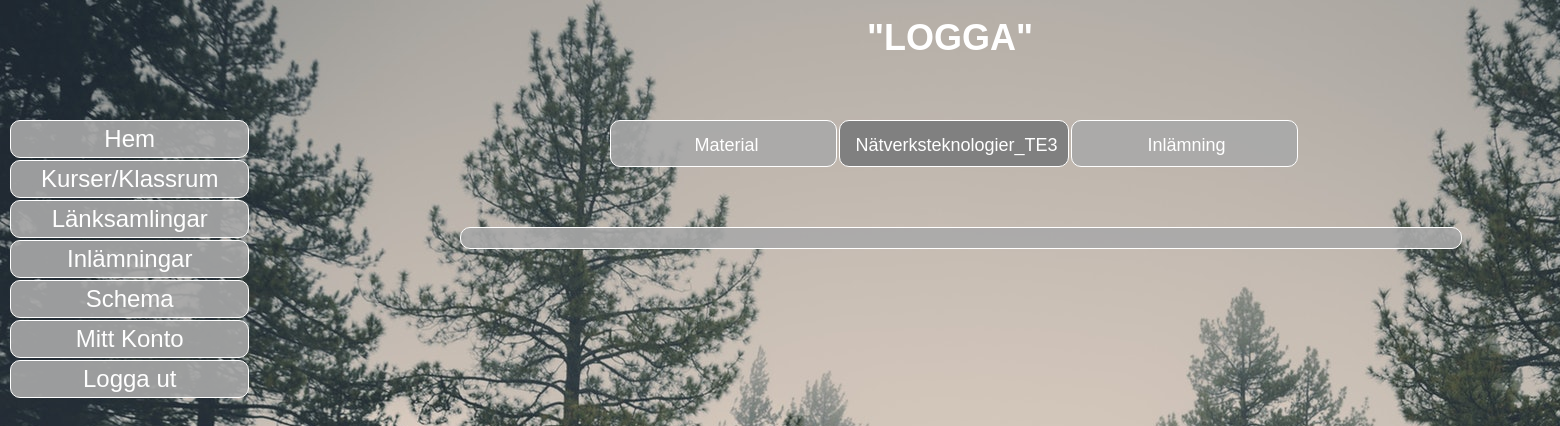
/betakurs.php?course=Nätverksteknologier_TE3 (signed in), run on an earlier commit of the app's database.
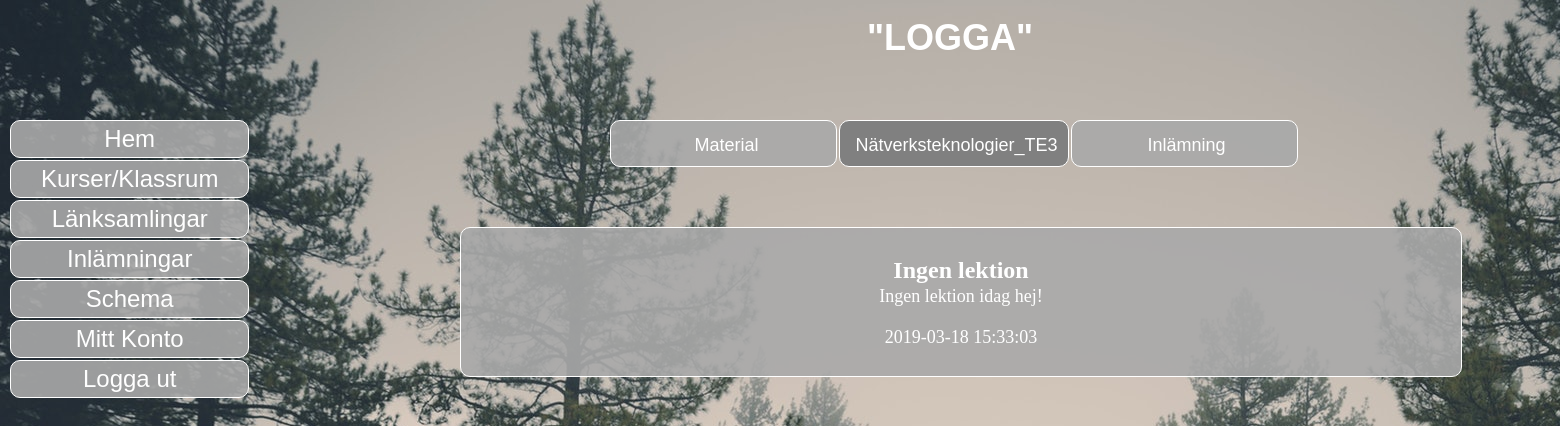
And on a later commit of the database.
### tables this page shows
CREATE TABLE `news` (
  `NewsID` int(50) NOT NULL,
  `headline` varchar(30) NOT NULL,
  `news` text NOT NULL,
  `course` varchar(100) NOT NULL,
  `datetime` datetime NOT NULL
);

### betakurs.php (the view, shortened to what this page needs)
<?php
require("db.php");
if(isset($_SESSION['currentuser']))
{
	$course = $_GET['course'];
	try
	{
		$sql = "SELECT Type FROM users where Username = :currentuser";
		$stmt = $dbh->prepare($sql);
		$stmt->bindParam(":currentuser", $_SESSION['currentuser']);
		$stmt->execute();
		$result = $stmt->fetchAll();
	}
	catch(Exception $e)
	{
		echo $e->getMessage();
	}
	foreach($result as $row)
	{
		$usertype = $row->Type;
	}
?>
<!DOCTYPE HTML>
<html>
<head>
<link rel="stylesheet" href="styler.css" type="text/css">
</head>
<body>
	<div id="wrapper">
    	<header>
        	<h1 id="headerlogoh1">"LOGGA"</h1>
        </header>
        <nav>
        	<div id="dropdown">
                    <div id="myDropdown" class="dropdown-content">
                        <a href="start.php">Hem</a>
                        <a href="kurser_overview_KLAR.php">Kurser/Klassrum</a>
                        <a href="lanksamling.php">Länksamlingar</a>
                        <?php
						if($usertype == "student")
						{
							?>
                            <a href="inlamning.php">Inlämningar</a>
							<?php
						}
						?>
                        <a href="http://www.novasoftware.se/webviewer/(S(kfzct0fzd3s4iy55e3xyz345))/design1.aspx?schoolid=53520">Schema</a>
                        <a href="mittkonto.php">Mitt Konto</a>
                        <a href="logout.php">Logga ut</a>
                    </div>
             </div>
        </nav>
        <section>
        	<div id="navincourse">
            	<div id="centerincourse">
                    <a id="navincourselink" href=<?php echo "material.php?course=" . $course ?>>Material</a>
                    <a class="navincourseon" href=<?php echo "betakurs.php?course=" . $course ?>><?php echo $course ?></a>
                    <a id="navincourselink" href=<?php echo "inlamningikurs.php?course=" . $course ?>>Inlämning</a>
            	</div>
            </div>
            <div id="news">
                <?php
				try
				{
					$sql = "SELECT * FROM news WHERE course = :course ORDER BY datetime DESC";
					$stmt = $dbh->prepare($sql);
					$stmt->bindParam(":course", $course);
					$stmt->execute();
					$result = $stmt->fetchAll();
				}
				catch(Exception $e)
				{
					echo $e->getMessage();
				}
				foreach($result as $row)
				{
					?>
                    <h1 id="newsh1"><?php echo $row->headline; ?></h1>
                    <p id="newsp"><?php echo $row->news; ?><br><br></p>
               	 	<p id="date"> <?php echo $row->datetime; ?></p>
					<?php
				}
				?>
            </div>
        </section>
	</div>
</body>
</html>
<?php
}
else
{
	header("Location: login.php");
}

What changed in the data, as far as the page shows it:
added news: headline "Ingen lektion", news "Ingen lektion idag hej!", datetime "2019-03-18 15:33:03"
